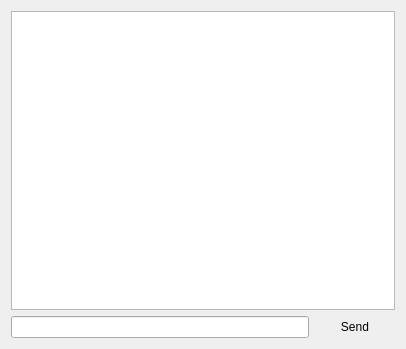
<?xml version="1.0" encoding="UTF-8"?>
<ui version="4.0">
 <class>MainWindow</class>
 <widget class="QMainWindow" name="MainWindow">
  <property name="geometry">
   <rect>
    <x>0</x>
    <y>0</y>
    <width>406</width>
    <height>349</height>
   </rect>
  </property>
  <property name="windowTitle">
   <string>MainWindow</string>
  </property>
  <widget class="QWidget" name="centralWidget">
   <layout class="QVBoxLayout" name="verticalLayout">
    <item>
     <widget class="QTextEdit" name="textEdit"/>
    </item>
    <item>
     <layout class="QHBoxLayout" name="horizontalLayout">
      <item>
       <widget class="QLineEdit" name="lineEdit"/>
      </item>
      <item>
       <widget class="QPushButton" name="pushButton">
        <property name="styleSheet">
         <string notr="true">border-color: rgb(38, 0, 255);</string>
        </property>
        <property name="text">
         <string>Send</string>
        </property>
        <property name="flat">
         <bool>true</bool>
        </property>
       </widget>
      </item>
     </layout>
    </item>
   </layout>
  </widget>
  <widget class="QMenuBar" name="menuBar">
   <property name="geometry">
    <rect>
     <x>0</x>
     <y>0</y>
     <width>406</width>
     <height>18</height>
    </rect>
   </property>
  </widget>
 </widget>
 <layoutdefault spacing="6" margin="11"/>
 <resources/>
 <connections/>
</ui>
